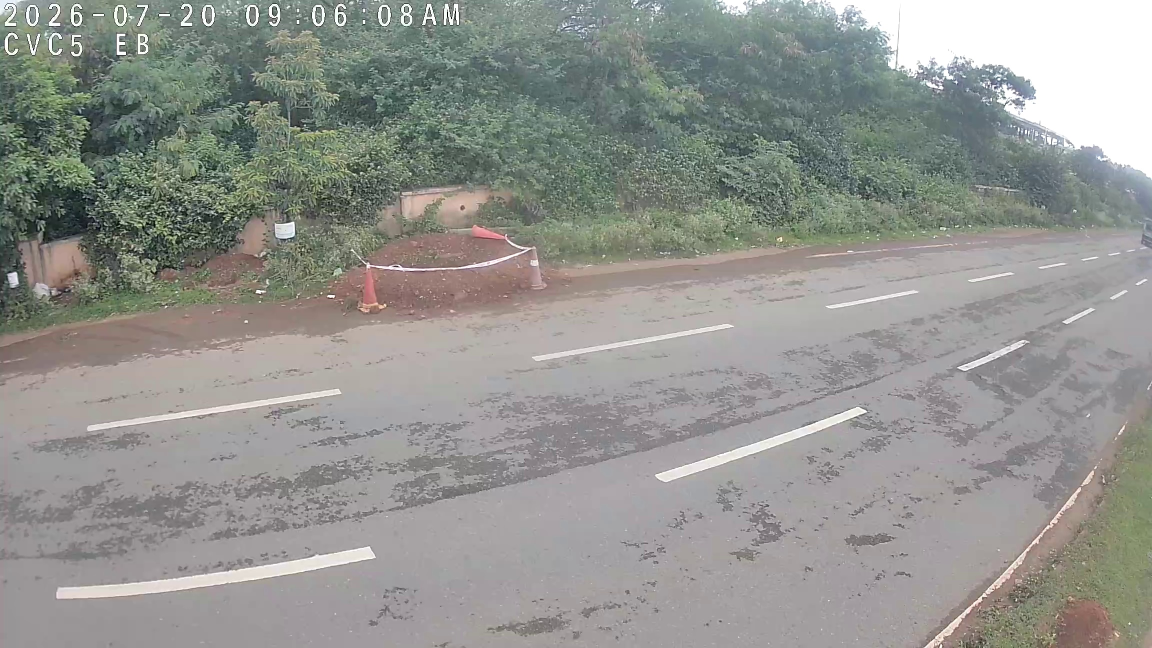
#> input picture scripts/traffic_stage1_yolo26/frames/tp00075_frame300.jpg, 2304 x 1296 px (shown at 1/2 size); its folder holds only this picture in this run
$ python review_grid.py --crops-dir ../traffic_stage1_yolo26/frames
#> lines starting #> are read from the running program, lines starting #| are printed output that depends on the picture; after the words box and inside, x2 and y2 are one past the last pixel; in counts of white or black regions, pixels touching at a corner belong together
#> in classify_all, crop is the input picture: shape (1296, 2304, 3); mean B, G, R 144.1, 148.5, 147.2
### scripts/opencv_heuristic/classify.py
"""OpenCV HSV heuristic bus-color classifier.

Masks out low-saturation/low-value pixels (shadow, glare, white/gray/black
bodywork), buckets remaining pixel hues into the configured color ranges,
and returns the majority color with a confidence equal to (winning color
pixel count / total valid colored pixels).
"""

from __future__ import annotations

from collections import defaultdict

import cv2
import numpy as np

from config import PipelineConfig


def classify_bus_crop(crop, cfg: PipelineConfig):
    try:
        if crop is None or crop.size == 0:
            return None, None
        hsv = cv2.cvtColor(crop, cv2.COLOR_BGR2HSV)
#> hsv: shape (1296, 2304, 3); mean H, S, V 81.2, 22.6, 152.6
        h, s, v = hsv[:, :, 0], hsv[:, :, 1], hsv[:, :, 2]
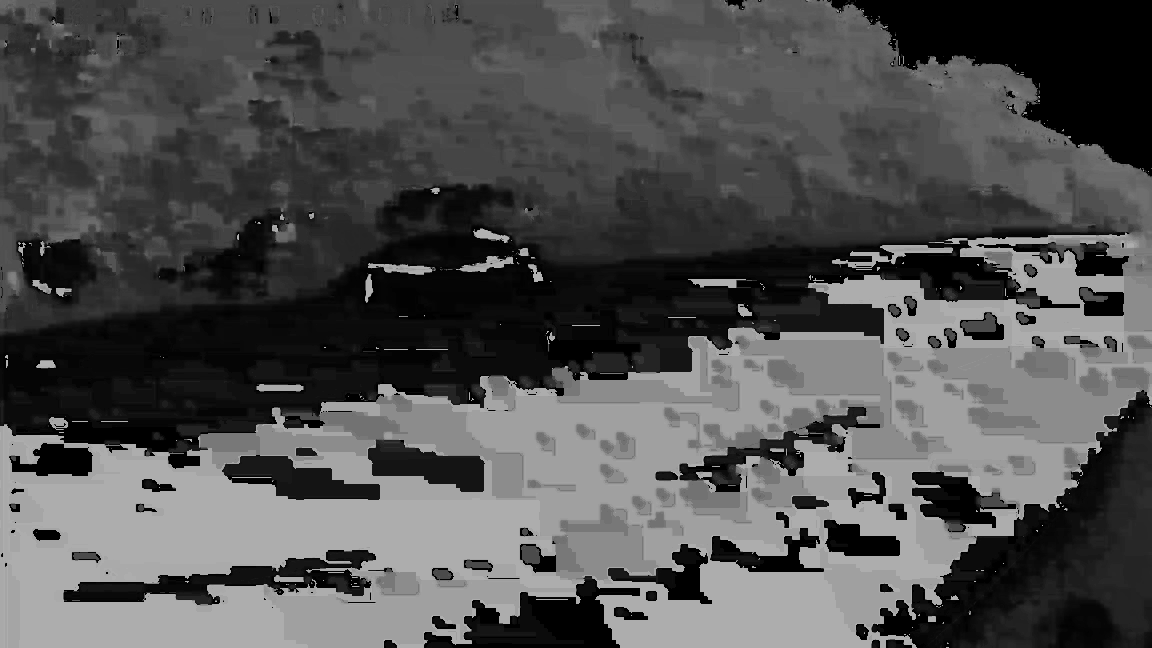
#> h: shape (1296, 2304) (shown at 1/2 size); min 0, max 179, mean 81.2
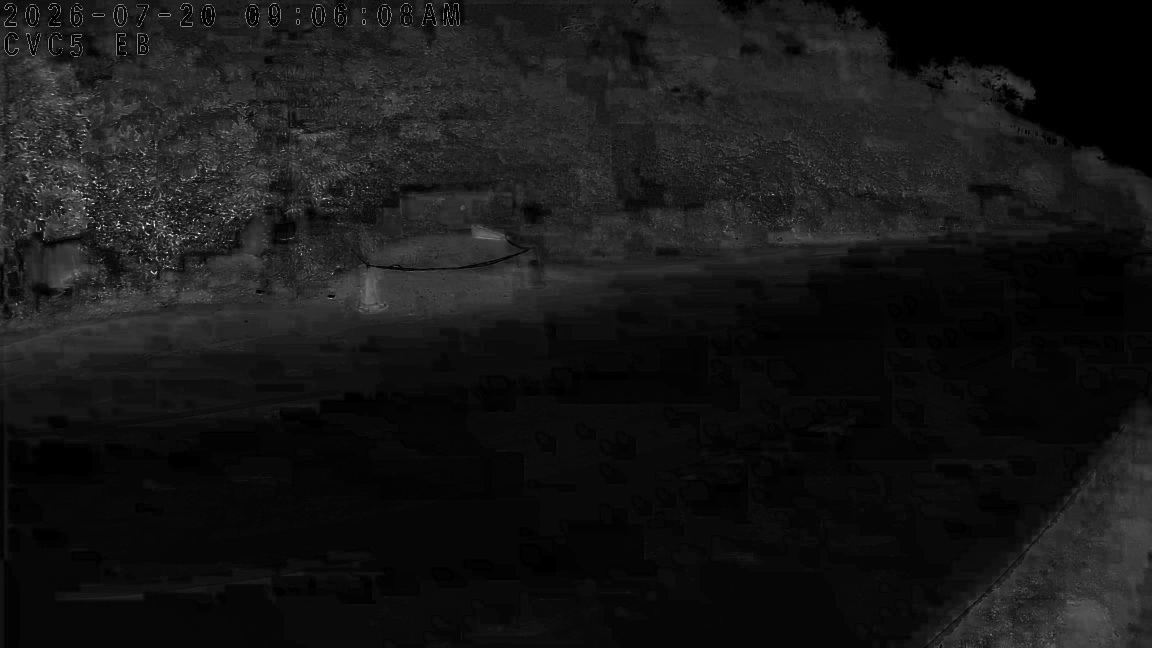
#> s: shape (1296, 2304) (shown at 1/2 size); min 0, max 255, mean 22.6
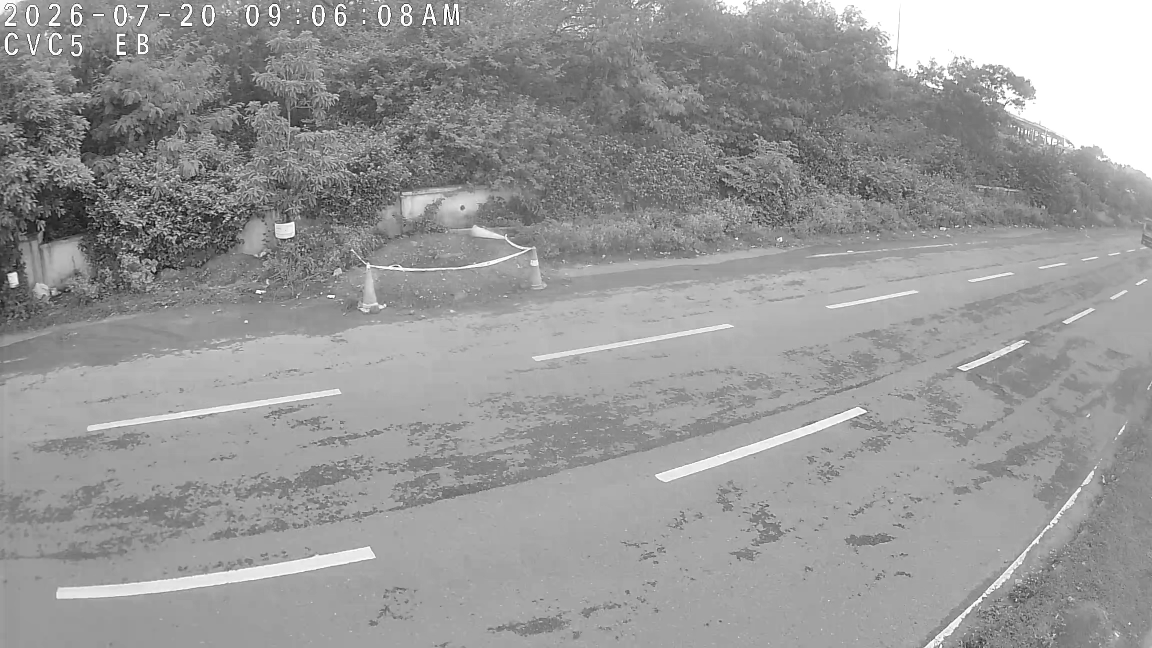
#> v: shape (1296, 2304) (shown at 1/2 size); min 0, max 255, mean 152.6
        valid_mask = (s >= cfg.HSV_MIN_SATURATION) & (v >= cfg.HSV_MIN_VALUE)
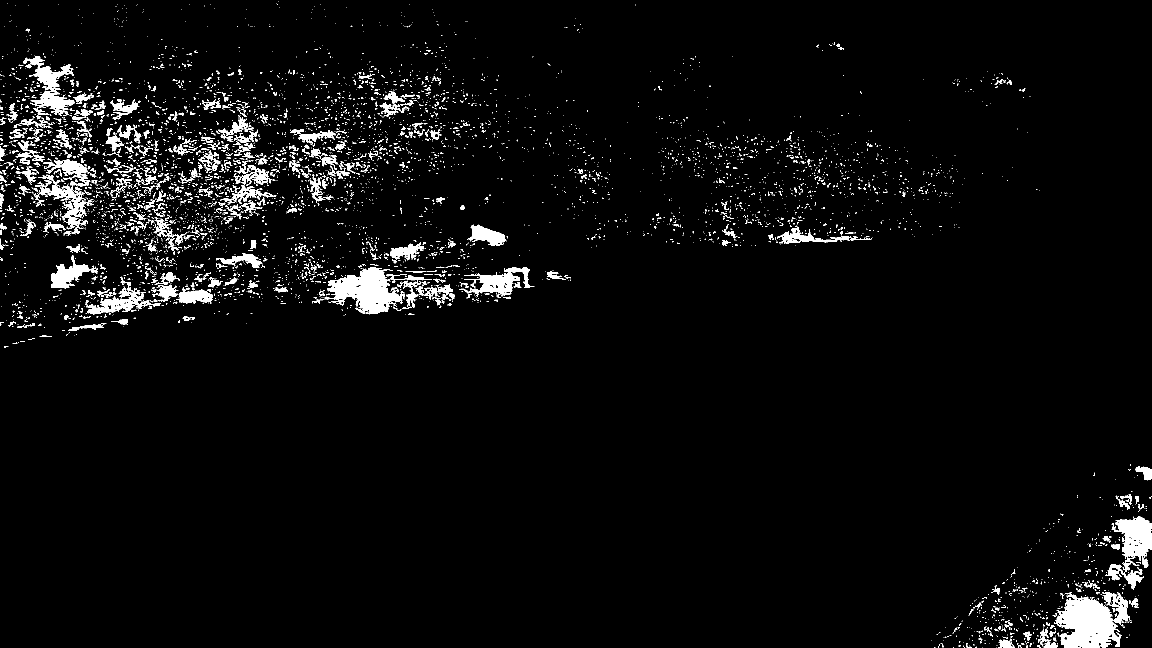
#> valid_mask: shape (1296, 2304) bool (shown at 1/2 size); 3.8% white; 5748 white regions (5220 under 20 px), largest, box (x1, y1, x2, y2) and area: (2108, 1184, 2260, 1296) 10783, (649, 534, 810, 629) 7695, (2215, 1033, 2304, 1180) 5709
        total_valid = int(np.count_nonzero(valid_mask))
#> total_valid = 114093
        if total_valid == 0:
            return cfg.FALLBACK_COLOR, 0.0

        color_pixel_counts = {}
        for color_name, ranges in cfg.HSV_COLOR_RANGES.items():
            min_sat = cfg.HSV_COLOR_MIN_SATURATION.get(color_name, cfg.HSV_MIN_SATURATION)
            color_valid_mask = valid_mask if min_sat <= cfg.HSV_MIN_SATURATION else (valid_mask & (s >= min_sat))
            color_mask = np.zeros_like(valid_mask)
            for lo, hi in ranges:
                color_mask |= (h >= lo) & (h <= hi)
            color_mask &= color_valid_mask
            color_pixel_counts[color_name] = int(np.count_nonzero(color_mask))
#> this loop made 3 passes
#> pass 3, in classify_bus_crop, `color_mask &= color_valid_mask`:
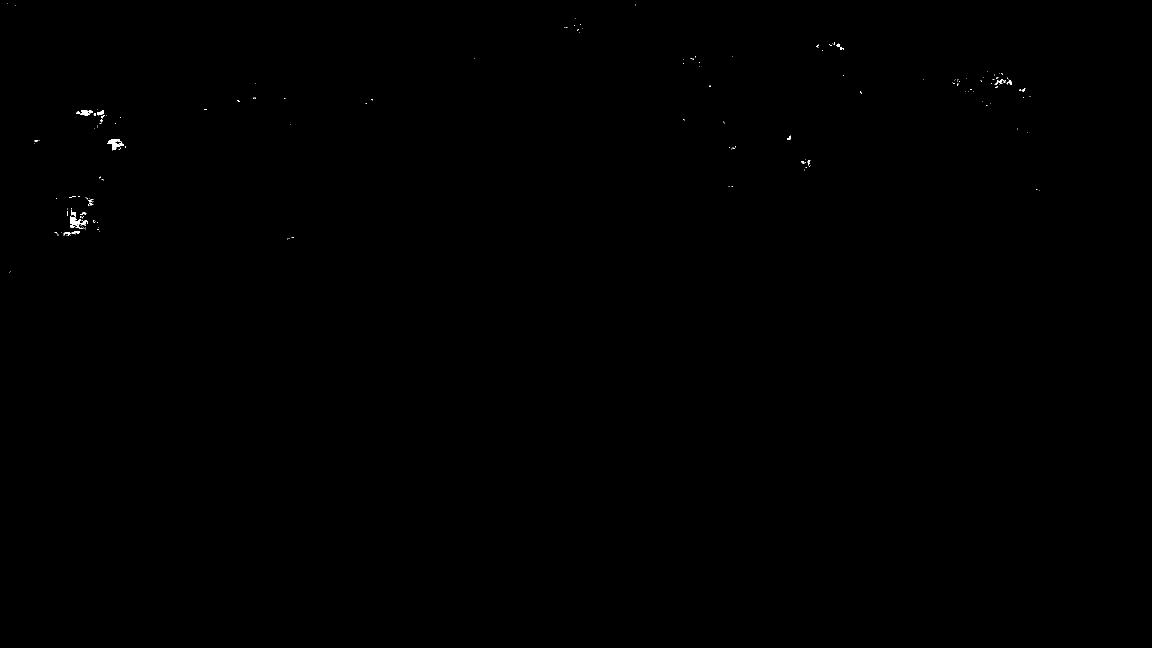
#> color_mask: shape (1296, 2304) bool (shown at 1/2 size); 0.07% white; 179 white regions (160 under 20 px), largest, box (x1, y1, x2, y2) and area: (140, 419, 176, 458) 461, (214, 278, 248, 301) 341, (153, 220, 186, 232) 209
#> after the loop, color_pixel_counts = {'red': 133, 'yellow': 6201, 'blue': 2132}

        matched_total = sum(color_pixel_counts.values())
#> matched_total = 8466
        if matched_total == 0:
            return "rest", (total_valid - matched_total) / total_valid

        winning_color = max(color_pixel_counts, key=color_pixel_counts.get)
#> winning_color = 'yellow'
        winning_count = color_pixel_counts[winning_color]
#> winning_count = 6201

        # Reject weak/ambiguous signal instead of forcing a pick: too little of
        # the crop matched any color at all, or no single color clearly won.
        match_coverage = matched_total / total_valid
#> match_coverage = 0.0742
        win_share = winning_count / matched_total
#> win_share = 0.732
        if match_coverage < cfg.MIN_COLOR_MATCH_COVERAGE or win_share < cfg.MIN_COLOR_WIN_SHARE:
            return cfg.FALLBACK_COLOR, winning_count / total_valid

        confidence = winning_count / total_valid
        return winning_color, confidence
    except Exception as e:
        if cfg.DEBUG:
            print(f"  [WARN] classify_bus_crop failed: {e}")
        return None, None


class TrackColorAccumulator:
    """Per-track running evidence over multiple classify_bus_crop calls."""

    # [18 lines left out: functions __init__, update, final_color, not called in this run]

### scripts/opencv_heuristic/review_grid.py
"""Browser-based grid viewer for reviewing HSV-heuristic bus color predictions.

Classifies every crop in --crops-dir with classify_bus_crop() once at
startup, then serves a thumbnail grid with filter tabs (All/Red/Blue/
Yellow/Rest) so predictions can be eyeballed quickly. Read-only -- unlike
sort_crops.py this never moves/labels files, it's purely for reviewing how
the heuristic (and any config.py tuning) is doing.

Deliberately stdlib-only, same reasoning as sort_crops.py: may be run with a
bare system python3 outside the venv.

Usage:
    env/bin/python scripts/opencv_heuristic/review_grid.py \\
        --crops-dir results/bus_color/unlabeled_crop

Then, on your Mac:
    ssh -L 8767:localhost:8767 oauser@<host>
    open http://localhost:8767
"""

from __future__ import annotations

import argparse
import json
import sys
from http.server import BaseHTTPRequestHandler, HTTPServer
from pathlib import Path
from urllib.parse import unquote

HERE = Path(__file__).resolve().parent
if str(HERE) not in sys.path:
    sys.path.insert(0, str(HERE))

import cv2  # noqa: E402

from classify import classify_bus_crop  # noqa: E402
from config import PipelineConfig  # noqa: E402

IMAGE_EXTS = {".jpg", ".jpeg", ".png", ".bmp"}
CLASS_ORDER = ["red", "blue", "yellow", "rest"]

HTML = r"""
<!DOCTYPE html>
<html>
<head>
    <title>MVSA Bus Color Review</title>
    <style>
        * { box-sizing: border-box; }
        body { margin: 0; background: #111; color: #eee; font-family: Arial, sans-serif; }
        #top { padding: 10px 16px; background: #1c1c1c; position: sticky; top: 0; z-index: 5;
               display: flex; align-items: center; gap: 10px; flex-wrap: wrap; }
        #top b { margin-right: 8px; }
        .tab { padding: 8px 16px; border-radius: 6px; background: #2a2a2a; cursor: pointer;
               border: 2px solid transparent; user-select: none; }
        .tab:hover { background: #3a3a3a; }
        .tab.active { border-color: #0af; background: #14324a; }
        .tab .n { opacity: 0.7; margin-left: 6px; }
        .c-all { color: #eee; } .c-red { color: #f66; } .c-blue { color: #6af; }
        .c-yellow { color: #fd5; } .c-rest { color: #aaa; }
        #grid { display: grid; grid-template-columns: repeat(auto-fill, minmax(150px, 1fr));
                gap: 6px; padding: 10px; }
        .cell { position: relative; background: #000; border-radius: 4px; overflow: hidden;
                cursor: pointer; aspect-ratio: 4/3; }
        .cell img { width: 100%; height: 100%; object-fit: cover; display: block; }
        .cell .tag { position: absolute; bottom: 0; left: 0; right: 0; font-size: 11px;
                     padding: 2px 4px; background: rgba(0,0,0,0.65); display: flex; justify-content: space-between; }
        .cell .conf { opacity: 0.75; }
        #empty { text-align: center; padding: 60px; color: #777; display: none; }
        #modal { position: fixed; inset: 0; background: rgba(0,0,0,0.9); display: none;
                 align-items: center; justify-content: center; flex-direction: column; z-index: 10; }
        #modal img { max-width: 92vw; max-height: 80vh; }
        #modal-info { margin-top: 10px; color: #ccc; font-family: monospace; }
        #modal-close { position: absolute; top: 16px; right: 24px; font-size: 28px; cursor: pointer; color: #ccc; }
    </style>
</head>
<body>
    <div id="top">
        <b>Bus Color Review</b>
        <div class="tab active c-all" data-c="all">All<span class="n" id="n-all"></span></div>
        <div class="tab c-red" data-c="red">Red<span class="n" id="n-red"></span></div>
        <div class="tab c-blue" data-c="blue">Blue<span class="n" id="n-blue"></span></div>
        <div class="tab c-yellow" data-c="yellow">Yellow<span class="n" id="n-yellow"></span></div>
        <div class="tab c-rest" data-c="rest">Rest<span class="n" id="n-rest"></span></div>
    </div>
    <div id="grid"></div>
    <div id="empty">No crops in this category.</div>

    <div id="modal">
        <span id="modal-close">&times;</span>
        <img id="modal-img" src="">
        <div id="modal-info"></div>
    </div>

<script>
let DATA = null;   // {red: [[name,conf],...], blue: [...], yellow: [...], rest: [...]}
let current = "all";

async function load() {
    const res = await fetch("/api/data");
    DATA = await res.json();
    let total = 0;
    for (const c of ["red", "blue", "yellow", "rest"]) {
        document.getElementById("n-" + c).textContent = " (" + DATA[c].length + ")";
        total += DATA[c].length;
    }
    document.getElementById("n-all").textContent = " (" + total + ")";
    render();
}

function render() {
    const grid = document.getElementById("grid");
    grid.innerHTML = "";
    let items = [];
    if (current === "all") {
        for (const c of ["red", "blue", "yellow", "rest"]) {
            for (const [name, conf] of DATA[c]) items.push([name, conf, c]);
        }
    } else {
        for (const [name, conf] of DATA[current]) items.push([name, conf, current]);
    }
    document.getElementById("empty").style.display = items.length ? "none" : "block";
    const frag = document.createDocumentFragment();
    for (const [name, conf, c] of items) {
        const cell = document.createElement("div");
        cell.className = "cell";
        const img = document.createElement("img");
        img.src = "/img/" + encodeURIComponent(name);
        img.loading = "lazy";
        const tag = document.createElement("div");
        tag.className = "tag";
        tag.innerHTML = '<span class="c-' + c + '">' + c + '</span><span class="conf">' +
                         (conf === null ? "-" : conf.toFixed(2)) + '</span>';
        cell.appendChild(img);
        cell.appendChild(tag);
        cell.onclick = () => openModal(name, conf, c);
        frag.appendChild(cell);
    }
    grid.appendChild(frag);
}

function openModal(name, conf, c) {
    document.getElementById("modal-img").src = "/img/" + encodeURIComponent(name);
    document.getElementById("modal-info").textContent =
        name + "  |  " + c + "  |  conf=" + (conf === null ? "-" : conf.toFixed(3));
    document.getElementById("modal").style.display = "flex";
}
document.getElementById("modal-close").onclick = () => document.getElementById("modal").style.display = "none";
document.getElementById("modal").onclick = (e) => { if (e.target.id === "modal") e.currentTarget.style.display = "none"; };

for (const tab of document.querySelectorAll(".tab")) {
    tab.onclick = () => {
        document.querySelector(".tab.active").classList.remove("active");
        tab.classList.add("active");
        current = tab.dataset.c;
        render();
    };
}

load();
</script>
</body>
</html>
"""


def classify_all(crops_dir: Path, cfg: PipelineConfig):
    paths = sorted(p for p in crops_dir.iterdir() if p.is_file() and p.suffix.lower() in IMAGE_EXTS)
    by_class = {c: [] for c in CLASS_ORDER}
    for p in paths:
        crop = cv2.imread(str(p))
        color, conf = classify_bus_crop(crop, cfg)
#> color = 'rest'; conf = 0.0544
        if color is None:
            color = cfg.FALLBACK_COLOR
            conf = None
        by_class.setdefault(color, []).append([p.name, conf])
    return by_class


def make_handler(crops_dir: Path, data: dict):
    data_json = json.dumps(data).encode()

    class Handler(BaseHTTPRequestHandler):
        def log_message(self, fmt, *args):
            pass

        def do_GET(self):
            if self.path == "/":
                body = HTML.encode()
                self.send_response(200)
                self.send_header("Content-Type", "text/html")
                self.send_header("Content-Length", str(len(body)))
                self.end_headers()
                self.wfile.write(body)
            elif self.path == "/api/data":
                self.send_response(200)
                self.send_header("Content-Type", "application/json")
                self.send_header("Content-Length", str(len(data_json)))
                self.end_headers()
                self.wfile.write(data_json)
            elif self.path.startswith("/img/"):
                name = unquote(self.path[len("/img/"):])
                path = crops_dir / name
                if ".." in name or not path.is_file():
                    self.send_response(404)
                    self.end_headers()
                    return
                img_bytes = path.read_bytes()
                self.send_response(200)
                self.send_header("Content-Type", "image/jpeg")
                self.send_header("Content-Length", str(len(img_bytes)))
                self.send_header("Cache-Control", "max-age=3600")
                self.end_headers()
                self.wfile.write(img_bytes)
            else:
                self.send_response(404)
                self.end_headers()

    return Handler


def parse_args(argv=None):
    p = argparse.ArgumentParser(description=__doc__, formatter_class=argparse.RawDescriptionHelpFormatter)
    p.add_argument("--crops-dir", type=Path, required=True, help="Dir of bus crop images to classify + review.")
    p.add_argument("--host", default="127.0.0.1")
    p.add_argument("--port", type=int, default=8767)
    return p.parse_args(argv)


def main(argv=None) -> int:
    args = parse_args(argv)
    if not args.crops_dir.is_dir():
        raise SystemExit(f"--crops-dir not found: {args.crops_dir}")

    cfg = PipelineConfig()
    print(f"Classifying crops in {args.crops_dir} ...")
    data = classify_all(args.crops_dir, cfg)
#> data = {'red': [], 'blue': [], 'yellow': [], 'rest': [['tp00075_frame300.jpg', 0.0544]]}
    for c in CLASS_ORDER:
        print(f"  {c}: {len(data[c])}")
#> this loop made 4 passes
#|   red: 0
#|   blue: 0
#|   yellow: 0
#|   rest: 1

    import socket
    hostname = socket.gethostname()
    print(f"\nServing on http://{args.host}:{args.port}")
    print(f"On your Mac:\n  ssh -L {args.port}:localhost:{args.port} oauser@{hostname}\n  open http://localhost:{args.port}")

#> (the run stopped early here; a loop or call above may not have finished)
